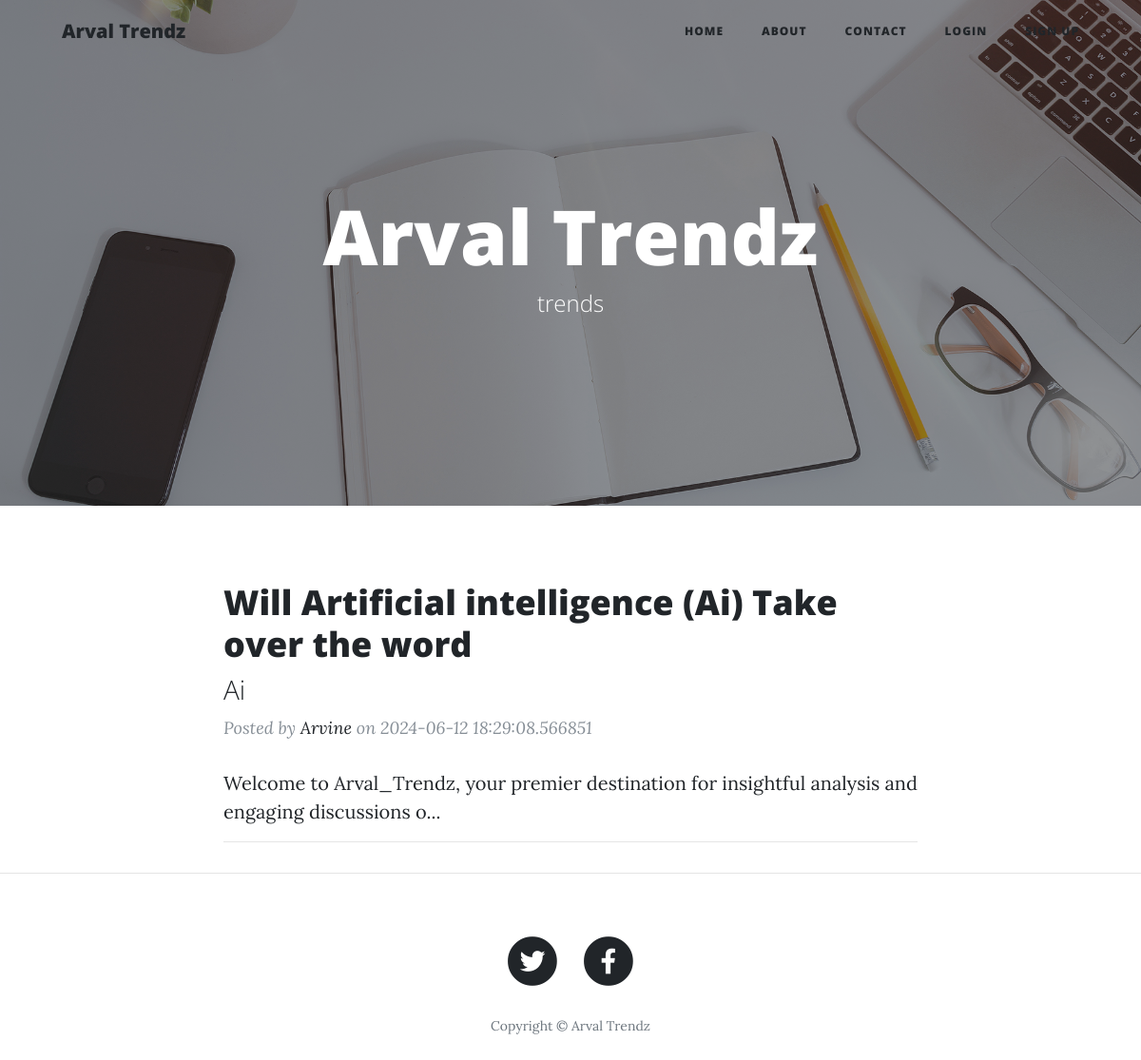
The page / on the database its author committed.
### app.py (models this page shows)
class Posts(db.Model):
	id = db.Column(db.Integer, primary_key=True,nullable=False)
	title = db.Column(db.String(20),nullable=False)
	sub_heading = db.Column(db.String(50),nullable=True)
	content = db.Column(db.String(80), nullable=False)
	slug = db.Column(db.String(12), unique=True, nullable=False)
	img_file = db.Column(db.String(120), nullable=True)
	date = db.Column(db.String(12), nullable=False)

### app.py (the view)
@app.route("/") #Homepage
def home():
	posts = Posts.query.filter_by().all()
	last = math.ceil(len(posts)/int(params['no_of_posts']))
	page = request.args.get('page')
	if not str(page).isnumeric():
		page = 1
	page = int(page)
	posts = posts[(page-1)*int(params['no_of_posts']): (page-1)*int(params['no_of_posts'])+int(params['no_of_posts'])]
	if page==1: #First Page
		prev = "#"
		nexxt = "/?page=" + str(page+1)
	elif page==last: #Last Page
		prev="/?page=" + str(page-1)
		nexxt = "#"
	else:  #Middle Page
		prev="/?page=" + str(page-1)
		nexxt = "/?page=" + str(page+1)
	return render_template("index.html",params=params,posts=posts,prev=prev, nexxt=nexxt, page=page, last=last)

### templates/index.html (shortened to what this page needs)
{% extends "layout.html" %}
{% block body %}
  <header class="masthead" style="background-image: url('{{url_for('static',filename='img/home-bg.jpg')}}')">
    <div class="overlay"></div>
    <div class="container">
      <div class="row">
        <div class="col-lg-8 col-md-10 mx-auto">
          <div class="site-heading">
            <h1>{{params['blog_heading']}}</h1>
            <span class="subheading">{{params['sub_heading']}}</span>
          </div>
        </div>
      </div>
    </div>
  </header>
  <div class="container">
    <div class="row">
      <div class="col-lg-8 col-md-10 mx-auto">
        {% for post in posts %}
        <div class="post-preview">
          <a href="/post/{{post.slug}}">
            <h2 class="post-title">
              {{post.title}}
            </h2>
            <h3 class="post-subtitle">
              {{post.sub_heading}}
            </h3>
          </a>
          <p class="post-meta">Posted by
            <a href="/about">{{params['blogger_name']}}</a>
            on {{post.date}}</p>
        </div>
        {{post.content[:100]}}...
        <hr>
        {% endfor %}
      </div>
    </div>
  </div>
 {% endblock %}

### templates/layout.html (shortened to what this page needs)
<!DOCTYPE html>
<html lang="en">
<head>
  <link href="{{url_for('static',filename='vendor/bootstrap/css/bootstrap.min.css')}}" rel="stylesheet">
  <link href="{{url_for('static',filename='vendor/fontawesome-free/css/all.min.css')}}" rel="stylesheet" type="text/css">
  <link href="{{url_for('static',filename='css/clean-blog.min.css')}}" rel="stylesheet">
</head>
<body>
  <nav class="navbar navbar-expand-lg navbar-light fixed-top" id="mainNav">
    <div class="container">
      <a class="navbar-brand" href="/">{{params['blog_heading']}}</a>
      <div class="collapse navbar-collapse" id="navbarResponsive">
        <ul class="navbar-nav ml-auto">
          <li class="nav-item">
            <a class="nav-link" href="/">Home</a>
          </li>
          <li class="nav-item">
            <a class="nav-link" href="/about">About</a>
          </li>
          <li class="nav-item">
            <a class="nav-link" href="/contact">Contact</a>
          </li>
	{% if current_user.is_authenticated and current_user.admin==True %}
           <li class="nav-item">
              <a class="nav-link" href="{{url_for('dashboard')}}">Admin Dashboard</a>
              </li>
             <li class="nav-item">
                <a class="nav-link" href="{{url_for('logout')}}">Logout</a>
              </li>
        {% elif current_user.is_authenticated %}
            <li class="nav-item">
               <a class="nav-link" href="{{url_for('logout')}}">Logout</a>
             </li>
	{% else %}
           <li class="nav-item">
            <a class="nav-link" href="{{url_for('login')}}">Login</a>
          </li>
            <li class="nav-item">
             <a class="nav-link" href="{{url_for('register')}}">Sign Up</a>
           </li>
     	{% endif %}
        </ul>
      </div>
    </div>
  </nav>
{% block body %}{% endblock %}
 <hr>
  <footer>
    <div class="container">
      <div class="row">
        <div class="col-lg-8 col-md-10 mx-auto">
          <ul class="list-inline text-center">
            <li class="list-inline-item">
              <a href="{{params['tw_url']}}" target="_blank" title="Twitter page">
                <span class="fa-stack fa-lg">
                  <i class="fas fa-circle fa-stack-2x"></i>
                  <i class="fab fa-twitter fa-stack-1x fa-inverse"></i>
                </span>
              </a>
            </li>
            <li class="list-inline-item">
              <a href="{{params['fb_url']}}" target="_blank" title="Facebook page">
                <span class="fa-stack fa-lg">
                  <i class="fas fa-circle fa-stack-2x"></i>
                  <i class="fab fa-facebook-f fa-stack-1x fa-inverse"></i>
                </span>
              </a>
            </li>
          </ul>
          <p class="copyright text-muted">Copyright &copy; Arval Trendz</p>
        </div>
      </div>
    </div>
  </footer>
</body>
</html>

### rows shown on the page
Posts: title "Will Artificial intelligence (Ai) Take over the word", sub_heading "Ai", blogger_name "Arvine", date "2024-06-12 18:29:08.566851", content "Welcome to Arval_Trendz, your premier destination for insightful analysis and engaging discussions o"

### other values the page prints
{{ params['blog_heading'] }} "Arval Trendz"
{{ params['sub_heading'] }} "trends"
